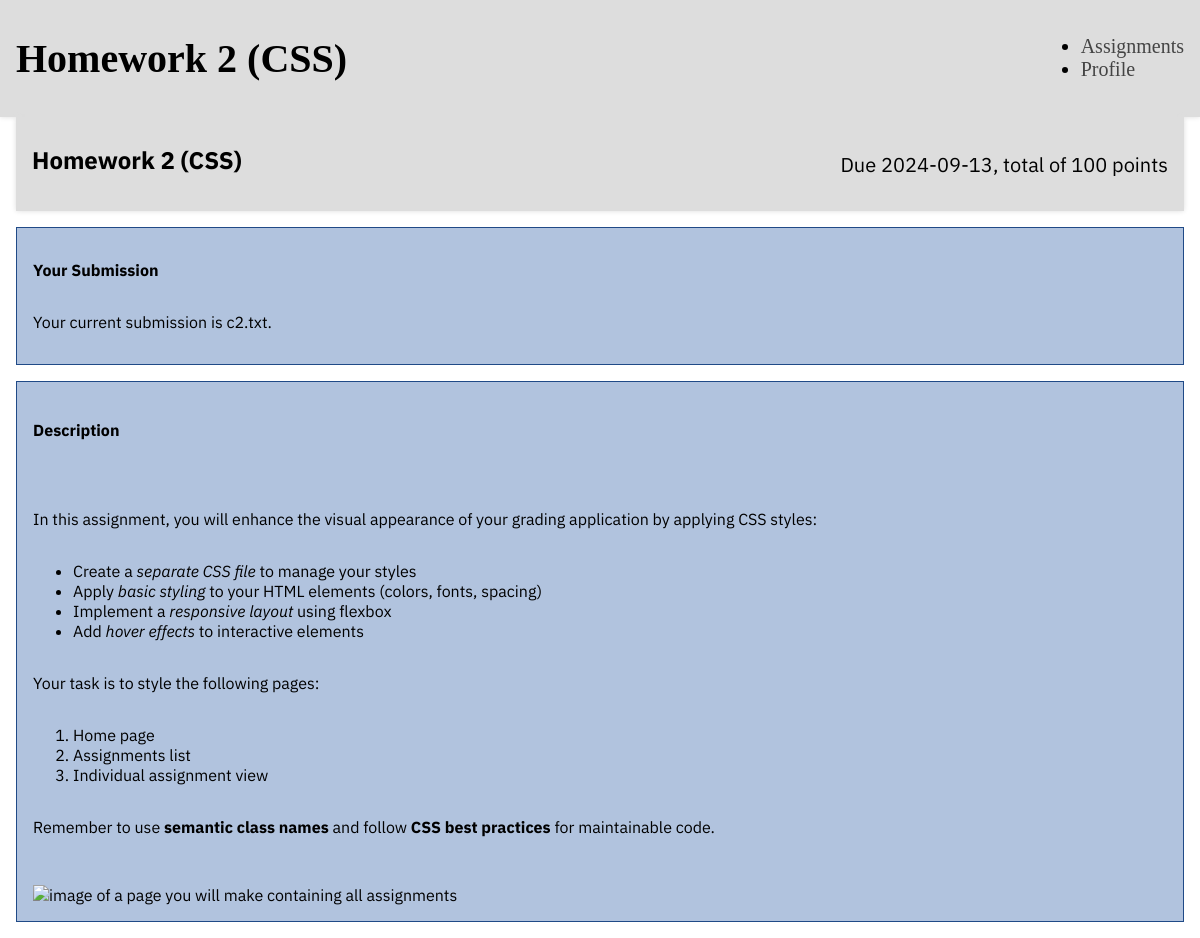
The app's page /3/ (signed in) with its own data.
### grades/models.py (models this page shows, shortened)
class Assignment(models.Model):
    title = models.CharField(max_length=199)
    description = models.TextField(null=True, blank=True)
    deadline = models.DateTimeField()
    weight = models.IntegerField()
    points = models.IntegerField(default=100)

class Submission(models.Model):
    assignment = models.ForeignKey(Assignment, on_delete=models.CASCADE)
    author = models.ForeignKey(User, on_delete=models.CASCADE)
    grader = models.ForeignKey(User, related_name='graded_set', null=True, blank=True, on_delete=models.SET_NULL)
    file = models.FileField()
    score = models.DecimalField(max_digits=5, decimal_places=2, null=True, blank=True)

### grades/views.py (the view, shortened to what this page needs)
# urls.py: path('<int:assignment_id>/', views.assignment),
@login_required
def assignment(request, assignment_id):
    assignment = get_object_or_404(Assignment, id=assignment_id)
    user = request.user
    is_student = user.groups.filter(name="Students").exists() or not user.is_authenticated
    is_ta = user.groups.filter(name="TAs").exists()
    is_admin = user.is_superuser
    percentage_score = None
    alice_submission = None
    if is_student and user.is_authenticated:
        alice_submission = Submission.objects.filter(assignment=assignment, author=user).first()
        if alice_submission and alice_submission.score is not None:
            percentage_score = round(float(alice_submission.score) / assignment.points * 100, 2)
    total_submissions = assignment.submission_set.count()
    total_students = User.objects.filter(groups__name="Students").count()
    if is_admin:
        user_submissions = total_submissions
    elif is_ta:
        user_submissions = Submission.objects.filter(assignment=assignment, grader=user).count()
    else:
        user_submissions = None
    context = {
        "assignment": assignment,
        "alice_submission": alice_submission,
        "total_submissions": total_submissions,
        "user_submissions": user_submissions,
        "total_students": total_students,
        "is_student": is_student,
        "percentage_score": percentage_score,
    }
    return render(request, "assignment.html", context)

### grades/templates/assignment.html (shortened to what this page needs)
<!doctype html>
<link rel="stylesheet" href="/static/main.css">
{% include "header.html" with title=assignment.title %}
<main>
    <header>
        <h2>{{ assignment.title }}</h2>
        <p>Due {{ assignment.deadline|date:"Y-m-d" }}, total of {{ assignment.points }} point{{ assignment.points|pluralize }}</p>
    </header>
    {% if is_student %}
    <section class="action-card">
        <h3>Your Submission</h3>
        {% if alice_submission %}
            {% if alice_submission.score is not None %}
                <p>Your submission, {{ alice_submission.file.name }}, received {{ alice_submission.score }}/{{ assignment.points }} points ({{ percentage_score }}%).</p>
            {% elif assignment.deadline < now %}
                <p>Your submission, {{ alice_submission.file.name }}, is being graded.</p>
            {% else %}
                <p>Your current submission is {{ alice_submission.file.name }}.</p>
            {% endif %}
        {% else %}
            {% if assignment.deadline < now %}
                <p>You did not submit this assignment and received 0 points.</p>
            {% else %}
                <p>No current submission.</p>
            {% endif %}
        {% endif %}
    </section>
{% endif %}
    <section class="action-card">
        <h4>Description</h4>
        <p>{{ assignment.description|safe }}</p>
        <img src="/static/assignments.png" alt="image of a page you will make containing all assignments">
    </section>
</main>

### grades/templates/header.html (shortened to what this page needs)
<header>
    <h1>{{ title }}</h1>
    <nav class="navigation-banner">
        <ul>
            <li><a href="/">Assignments</a></li>
            <li><a href="/profile/">Profile</a></li>
        </ul>
    </nav>
</header>

### static/main.css (style rules this page uses)
main { font-family: 'IBM Plex Sans', sans-serif; line-height: 1.25; padding: 0 1rem; margin-bottom: 1rem; }
header { font-size: 1.25rem; background-color: #ddd; box-shadow: 0 0 5px #ddd; padding: 0.5rem 1rem; display: flex; justify-content: space-between; align-items: center; }
header h1 { font-weight: bold; margin-right: 1rem; }
header nav a { color: #444; font-weight: normal; text-decoration: none; gap: 1rem; }
h2 { font-size: 1.5rem; border-bottom: 1px solid #ddd; padding-bottom: 0.5rem; }
h3 { font-size: 1rem; }
header { background-color: #ddd; box-shadow: 0 0 5px #ddd; padding: 0.5rem 1rem; }
header h1 { font-weight: bold; color: black; }
.action-card { border: 1px solid #204a87; background-color: #b1c3de; padding: 1rem; margin-top: 1rem; display: flex; flex-direction: column; justify-content: space-between; }

### records on screen
Assignment: title "Homework 2 (CSS)", deadline "2024-09-13", points "100", description "In this assignment, you will enhance the visual appearance of your grading application by applying CSS styles: Create a separate CSS file to manage your styles Apply basic styling to your HTML elements (colors, fonts, spacing) Implement a responsive layout using flexbox Add hover effects to interactive elements Your task is to style the following pages: Home page Assignments list Individual assignment view Remember to use semantic class names and follow CSS best practices for maintainable code."
Submission: file.name "c2.txt"
